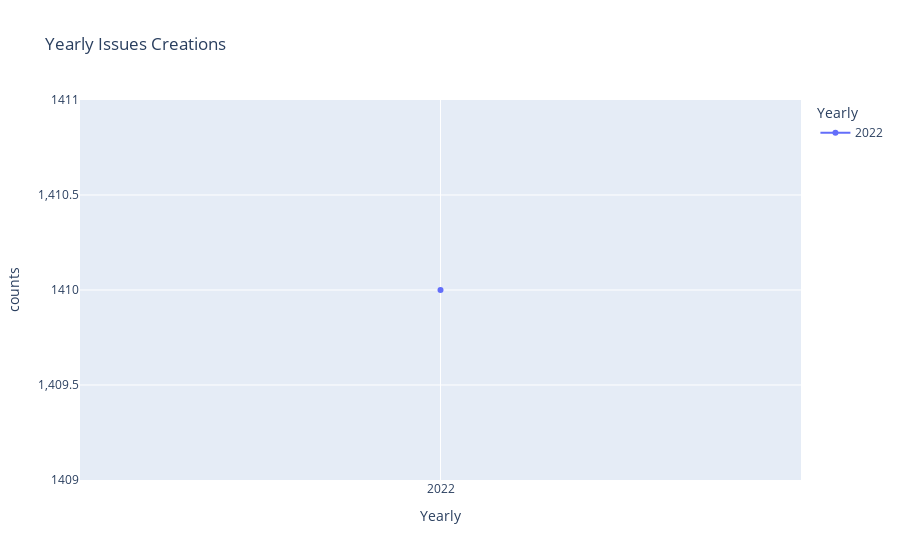

Notebook code for this chart:
### Code cell
px.line(by_year,x='Yearly',y='counts',title='Yearly Issues Creations',color='Yearly',markers=True)

### Figure 1 — Plotly figure (JSON) as saved in the notebook; plotly's stock layout.template omitted (floating-point values rounded to 4 significant figures)
{"data": [{"hovertemplate": "Yearly=%{x}<br>counts=%{y}<extra></extra>", "legendgroup": "2022", "line": {"color": "#636efa", "dash": "solid"}, "marker": {"symbol": "circle"}, "mode": "lines+markers", "name": "2022", "orientation": "v", "showlegend": true, "type": "scatter", "x": ["2022"], "xaxis": "x", "y": [1410], "yaxis": "y"}], "layout": {"legend": {"title": {"text": "Yearly"}, "tracegroupgap": 0}, "title": {"text": "Yearly Issues Creations"}, "xaxis": {"anchor": "y", "categoryarray": ["2022"], "categoryorder": "array", "domain": [0, 1], "title": {"text": "Yearly"}}, "yaxis": {"anchor": "x", "domain": [0, 1], "title": {"text": "counts"}}}}
